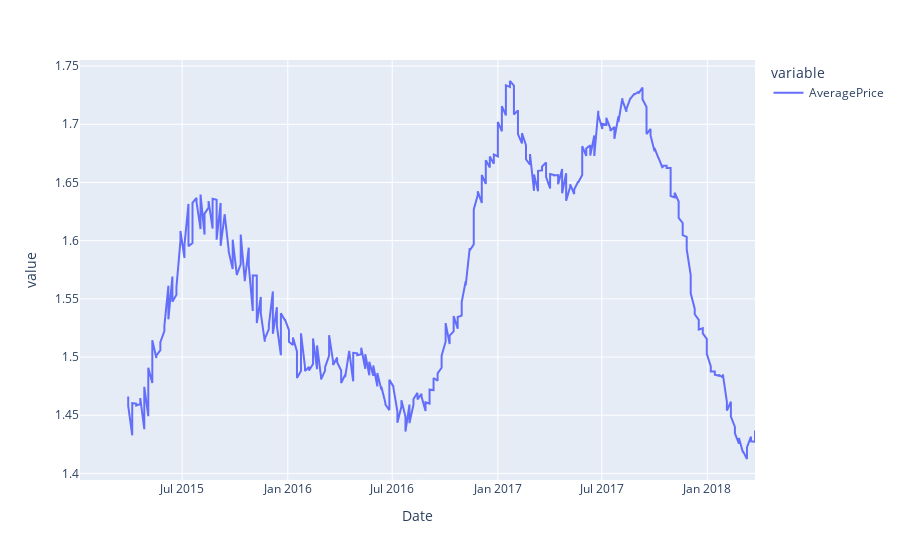

The cell this chart's notebook holds for it:
### Code cell
albany_df.index

albany_df['AveragePrice'].rolling(25).mean().plot()

### Figure 1 — Plotly figure (JSON) as saved in the notebook; plotly's stock layout.template omitted (floating-point values rounded to 4 significant figures; data arrays with more than 128 entries replaced by an {"elided": "..."} marker saying what was removed)
{"data": [{"hovertemplate": "variable=AveragePrice<br>Date=%{x}<br>value=%{y}<extra></extra>", "legendgroup": "AveragePrice", "line": {"color": "#636efa", "dash": "solid"}, "mode": "lines", "name": "AveragePrice", "orientation": "v", "showlegend": true, "type": "scatter", "x": {"elided": "338 str values"}, "xaxis": "x", "y": {"elided": "338 float values"}, "yaxis": "y"}], "layout": {"autosize": true, "legend": {"title": {"text": "variable"}, "tracegroupgap": 0}, "margin": {"t": 60}, "xaxis": {"anchor": "y", "autorange": true, "domain": [0, 1], "range": ["2015-01-04", "2018-03-25"], "title": {"text": "Date"}, "type": "date"}, "yaxis": {"anchor": "x", "autorange": true, "domain": [0, 1], "range": [1.394, 1.755], "title": {"text": "value"}, "type": "linear"}}}
